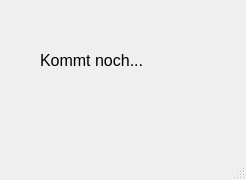
<?xml version="1.0" encoding="UTF-8"?>
<ui version="4.0">
 <class>MainWindow</class>
 <widget class="QMainWindow" name="MainWindow">
  <property name="geometry">
   <rect>
    <x>0</x>
    <y>0</y>
    <width>246</width>
    <height>180</height>
   </rect>
  </property>
  <property name="font">
   <font>
    <pointsize>12</pointsize>
   </font>
  </property>
  <property name="windowTitle">
   <string>Einstellungen</string>
  </property>
  <widget class="QWidget" name="centralwidget">
   <widget class="QLabel" name="label">
    <property name="geometry">
     <rect>
      <x>40</x>
      <y>50</y>
      <width>141</width>
      <height>21</height>
     </rect>
    </property>
    <property name="text">
     <string>Kommt noch...</string>
    </property>
   </widget>
  </widget>
  <widget class="QMenuBar" name="menubar">
   <property name="geometry">
    <rect>
     <x>0</x>
     <y>0</y>
     <width>246</width>
     <height>27</height>
    </rect>
   </property>
  </widget>
  <widget class="QStatusBar" name="statusbar"/>
 </widget>
 <resources/>
 <connections/>
</ui>
